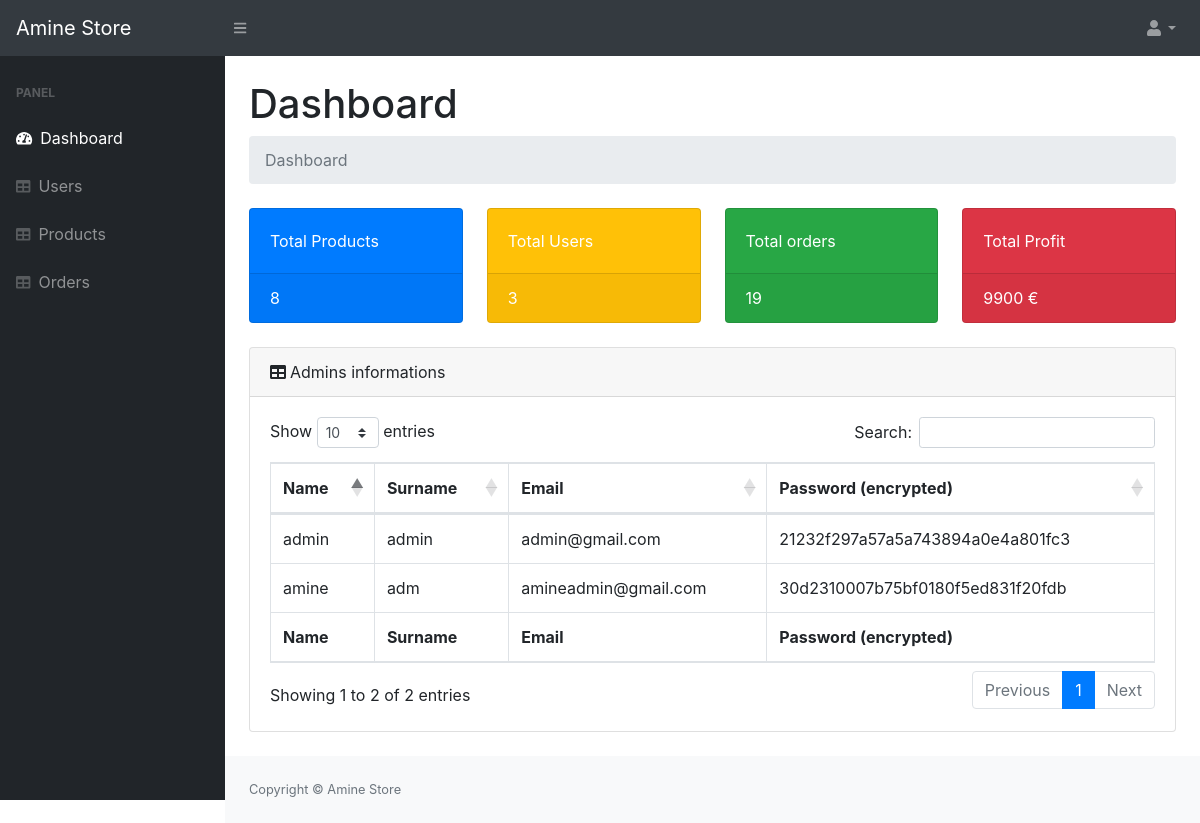
The app's page /AmineStorePHP/AdminPanel/index.php (signed in) with its own data.
### tables this page shows
CREATE TABLE `administracion` (
  `id` int(11) NOT NULL,
  `nombre` varchar(30) NOT NULL,
  `apellido` varchar(30) NOT NULL,
  `email` varchar(30) NOT NULL,
  `clave` varchar(30) NOT NULL
);

### AmineStorePHP/Database/basedatos.php (called while the page is built, shortened)
<?php
function getTotalProducts($db){
    $sqle = "SELECT count(*) as total FROM productos";
    $result = mysqli_query($db,$sqle);
    $row = mysqli_fetch_assoc($result);
    return $row["total"];
}
function getTotalUsers($db){
    $sqlee = "SELECT count(*) as total FROM usuario";
    $result = mysqli_query($db,$sqlee);
    $row = mysqli_fetch_assoc($result);
    return $row["total"];
}
function getTotalOrders($db){
    $sqlee = "SELECT sum(cantidad) as total FROM pedido_producto";
    $result = mysqli_query($db,$sqlee);
    $row = mysqli_fetch_assoc($result);
    return $row["total"];
}
function getTotalProfit($db){
    $sqlee = "SELECT sum(precio) as total FROM pedido_producto";
    $result = mysqli_query($db,$sqlee);
    $row = mysqli_fetch_assoc($result);
    return $row["total"];
}
?>

### AmineStorePHP/AdminPanel/index.php (the view, shortened to what this page needs)
<?php session_start();
if (isset($_SESSION['userid'])) {
require_once('../Database/basedatos.php');
$db= conectar();
$totalProducts=getTotalProducts($db);
$totalUsers=getTotalUsers($db);
$totalOrders= getTotalOrders($db);
$totalProfit= getTotalProfit($db);
?>
<!DOCTYPE html>
<html lang="en">
    <head>
        <link href="css/styles.css" rel="stylesheet" />
        <link href="https://cdn.datatables.net/1.10.20/css/dataTables.bootstrap4.min.css" rel="stylesheet" />
    </head>
    <body class="sb-nav-fixed">
        <nav class="sb-topnav navbar navbar-expand navbar-dark bg-dark">
            <a class="navbar-brand" href="index.php">Amine Store</a><button class="btn btn-link btn-sm order-1 order-lg-0" id="sidebarToggle" href="#"><i class="fas fa-bars"></i></button
            <form class="d-none d-md-inline-block form-inline ml-auto mr-0 mr-md-3 my-2 my-md-0">
            <ul class="navbar-nav d-md-inline-block form-inline ml-auto">
                <li class="nav-item dropdown">
                    <a class="nav-link dropdown-toggle" id="userDropdown" href="#" role="button" data-toggle="dropdown" aria-haspopup="true" aria-expanded="false"><i class="fas fa-user fa-fw"></i></a>
                </li>
            </ul>
        </nav>
        <div id="layoutSidenav">
            <div id="layoutSidenav_nav">
                <nav class="sb-sidenav accordion sb-sidenav-dark" id="sidenavAccordion">
                    <div class="sb-sidenav-menu">
                        <div class="nav">
                            <div class="sb-sidenav-menu-heading">Panel</div>
                            <a class="nav-link" href="index.php"
                                ><div class="sb-nav-link-icon"><i class="fas fa-tachometer-alt"></i></div>
                                Dashboard</a
                            >
                            <a class="nav-link" href="users.php"
                                ><div class="sb-nav-link-icon"><i class="fas fa-table"></i></div>
                                Users</a>
                            <a class="nav-link" href="products.php"
                                ><div class="sb-nav-link-icon"><i class="fas fa-table"></i></div>
                                Products</a>
                             <a class="nav-link" href="orders.php"
                                ><div class="sb-nav-link-icon"><i class="fas fa-table"></i></div>
                                Orders</a>
                        </div>
                    </div>
                </nav>
            </div>
            <div id="layoutSidenav_content">
                <main>
                    <div class="container-fluid">
                        <h1 class="mt-4">Dashboard</h1>
                        <ol class="breadcrumb mb-4">
                            <li class="breadcrumb-item active">Dashboard</li>
                        </ol>
                        <div class="row">
                            <div class="col-xl-3 col-md-6">
                                <div class="card bg-primary text-white mb-4">
                                    <div class="card-body">Total Products</div>
                                    <div class="card-footer d-flex align-items-center justify-content-between">
                                     <?php echo $totalProducts; ?>
                                    </div>
                                </div>
                            </div>
                            <div class="col-xl-3 col-md-6">
                                <div class="card bg-warning text-white mb-4">
                                    <div class="card-body">Total Users</div>
                                    <div class="card-footer d-flex align-items-center justify-content-between">
                                      <?php echo $totalUsers; ?>
                                    </div>
                                </div>
                            </div>
                            <div class="col-xl-3 col-md-6">
                                <div class="card bg-success text-white mb-4">
                                    <div class="card-body">Total orders</div>
                                    <div class="card-footer d-flex align-items-center justify-content-between">
                                        <?php echo $totalOrders; ?>
                                    </div>
                                </div>
                            </div>
                            <div class="col-xl-3 col-md-6">
                                <div class="card bg-danger text-white mb-4">
                                    <div class="card-body">Total Profit</div>
                                    <div class="card-footer d-flex align-items-center justify-content-between">
                                       <?php echo $totalProfit." €"; ?>
                                    </div>
                                </div>
                            </div>
                        </div>
                        <div class="card mb-4">
                            <div class="card-header"><i class="fas fa-table mr-1"></i>Admins informations</div>
                            <div class="card-body">
                                <div class="table-responsive">
                                    <table class="table table-bordered" id="dataTable" width="100%" cellspacing="0">
                                        <thead>
                                            <tr>
                                                <th>Name</th>
                                                <th>Surname</th>
                                                <th>Email</th>
                                                <th>Password (encrypted)</th>
                                            </tr>
                                        </thead>
                                        <tfoot>
                                            <tr>
                                                <th>Name</th>
                                                <th>Surname</th>
                                                <th>Email</th>
                                                <th>Password (encrypted)</th>
                                            </tr>
                                        </tfoot>
                                        <tbody>
                                        <?php
                                        $sqle = "SELECT * FROM administracion";
                                        $result = mysqli_query($db,$sqle);
                                        while($row = mysqli_fetch_assoc($result)){
                                        ?>
                                            <tr>
                                                <td><?php echo $row["nombre"]; ?> </td>
                                                <td><?php echo $row["apellido"]; ?> </td>
                                                <td><?php echo $row["email"]; ?> </td>
                                                <td><?php echo md5($row["clave"]); ?> </td>
                                            </tr>
                                        <?php } ?>
                                        </tbody>
                                    </table>
                                </div>
                            </div>
                        </div>
                    </div>
                </main>
                <footer class="py-4 bg-light mt-auto">
                    <div class="container-fluid">
                        <div class="d-flex align-items-center justify-content-between small">
                            <div class="text-muted">Copyright &copy; Amine Store</div>
                        </div>
                    </div>
                </footer>
            </div>
        </div>
    </body>
</html>
<?php
}
else {
header('Location: ../login.php');
}
?>

### records on screen
administracion: nombre "admin", apellido "admin", email "admin@gmail.com", clave "21232f297a57a5a743894a0e4a801fc3"
administracion: nombre "amine", apellido "adm", email "amineadmin@gmail.com", clave "30d2310007b75bf0180f5ed831f20fdb"

### other values on screen
$totalProducts "8"
$totalUsers "3"
$totalOrders "19"
$totalProfit "9900"
